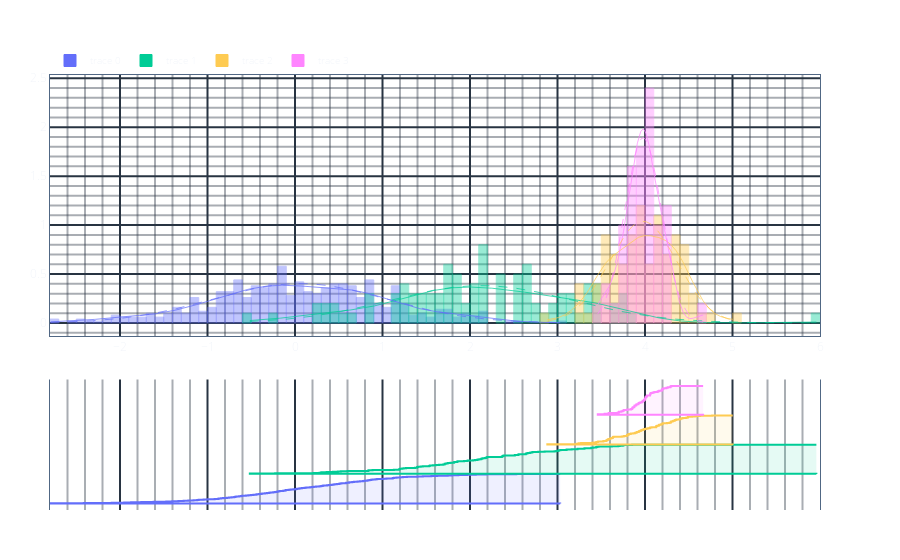

The code cell stored with this chart in its notebook:
### Code cell
import numpy as np

from mayutils.visualisation.graphs.plotly.charts import Plot
from mayutils.visualisation.graphs.plotly.traces import Ecdf

Plot.from_traces(
    go.Histogram(
        x=np.random.normal(size=500),
        nbinsx=100,
        bingroup=1,
        legendgroup="a",
        # marker=dict(color="blue"),
        # marker=dict(line_color='currentColor'),
    ),
    go.Histogram(
        x=np.random.normal(loc=2, size=100),
        bingroup=1,
        # legendgroup="b",
    ),
    go.Histogram(
        x=np.random.normal(loc=4, scale=0.4, size=100),
        bingroup=1,
        # legendgroup="b",
    ),
    go.Histogram(
        x=np.random.normal(loc=4, scale=0.2, size=50),
        bingroup=1,
        # legendgroup="b",
    ),
    description="",
).add_defaults().add_rug(rug_type="ecdf").add_histogram_gaussians().show()

### Figure 1 — Plotly figure (JSON) as saved in the notebook; plotly's stock layout.template omitted (floating-point values rounded to 4 significant figures; data arrays with more than 128 entries replaced by an {"elided": "..."} marker saying what was removed)
{"data": [{"bingroup": "1", "legendgroup": "a", "marker": {"line": {"color": "#636efa"}}, "nbinsx": 100, "type": "histogram", "x": {"elided": "500 float values"}, "yaxis": "y"}, {"bingroup": "1", "legendgroup": "1", "marker": {"line": {"color": "#00cc96"}}, "type": "histogram", "x": [0.2806, 2.057, 1.2, 1.708, 1.741, 2.189, 1.436, 2.09, 1.399, 2.556, 3.694, 2.197, 2.17, 0.836, 2.693, 1.242, 1.191, 2.557, 2.181, 3.107, 3.443, 1.46, 2.128, 3.76, 2.967, 2.713, 3.306, 1.395, 2.637, 3.409, 3.621, 1.194, 1.748, 2.383, 1.711, 1.608, 2.684, 1.647, 0.2121, 2.362, 1.576, 1.268, 0.4343, 3.014, -0.2271, 0.3007, 1.724, 3.229, 3.31, 0.845, 1.822, 0.4895, 3.011, 0.5234, 1.857, 3.033, 1.778, 3.47, 1.13, 2.369, 2.853, 1.86, 3.386, 2.548, 0.3626, 5.959, 2.649, 2.107, 0.6012, 2.082, 1.54, 2.644, 2.372, 3.853, 2.142, 2.514, 2.372, 1.852, 1.817, 3.101, 2.78, 1.371, 0.8866, 1.933, 3.161, 1.972, 3.746, 1.225, 2.142, -0.5163, 1.404, 1.691, 2.511, 3.711, 2.035, 3.454, 2.662, 2.986, 1.534, 3.385], "yaxis": "y"}, {"bingroup": "1", "legendgroup": "2", "marker": {"line": {"color": "#FECB52"}}, "type": "histogram", "x": [3.571, 4.198, 3.619, 3.793, 3.415, 3.793, 4.14, 3.972, 3.461, 4.588, 4.135, 4.403, 4.314, 3.734, 3.222, 3.634, 4.49, 3.579, 4.326, 3.755, 4.157, 3.27, 4.467, 3.984, 4.354, 4.076, 4.319, 3.959, 4.297, 3.396, 3.568, 4.29, 3.984, 3.908, 3.928, 4.201, 3.763, 4.204, 3.634, 3.837, 4.394, 4.429, 3.561, 4.335, 3.584, 4.293, 3.24, 3.553, 3.796, 3.933, 4.569, 4.362, 4.63, 4.483, 3.887, 3.893, 4.428, 4.016, 3.937, 3.466, 3.957, 2.884, 3.818, 3.608, 4.277, 3.809, 3.868, 4.539, 3.58, 4.127, 3.242, 4.036, 4.164, 4.344, 3.641, 4.128, 4.127, 3.992, 4.06, 4.185, 4.159, 3.602, 3.522, 5.002, 4.768, 3.443, 4.18, 4.251, 4.301, 4.056, 3.629, 3.927, 3.804, 4.054, 3.893, 3.947, 4.407, 4.492, 3.528, 3.816], "yaxis": "y"}, {"bingroup": "1", "legendgroup": "3", "marker": {"line": {"color": "#FF85FF"}}, "type": "histogram", "x": [3.842, 4.245, 3.988, 4.29, 3.904, 4.005, 3.73, 4.261, 3.927, 3.703, 3.882, 3.539, 3.994, 4.022, 4.058, 4.3, 3.94, 4.161, 4.062, 3.961, 3.585, 4.19, 3.899, 4.004, 3.746, 4.057, 4.022, 4.006, 3.973, 4.21, 4.193, 4.145, 4.664, 3.88, 3.924, 3.797, 4.087, 3.863, 3.46, 3.757, 4.014, 4.202, 3.689, 3.878, 3.972, 3.854, 4.106, 4.001, 4.064, 3.855], "yaxis": "y"}, {"legendgroup": "a", "line": {"color": "#636efa", "width": 0.8}, "meta": "line", "mode": "lines", "name": "trace 0 KDE", "opacity": 0.9, "showlegend": false, "text": {"elided": "500 str values"}, "textfont": {"color": "#636efa"}, "type": "scatter", "x": {"elided": "500 float values"}, "y": {"elided": "500 float values"}, "yaxis": "y"}, {"legendgroup": "1", "line": {"color": "#00cc96", "width": 0.8}, "meta": "line", "mode": "lines", "name": "trace 1 KDE", "opacity": 0.9, "showlegend": false, "text": {"elided": "500 str values"}, "textfont": {"color": "#00cc96"}, "type": "scatter", "x": {"elided": "500 float values"}, "y": {"elided": "500 float values"}, "yaxis": "y"}, {"legendgroup": "2", "line": {"color": "#FECB52", "width": 0.8}, "meta": "line", "mode": "lines", "name": "trace 2 KDE", "opacity": 0.9, "showlegend": false, "text": {"elided": "500 str values"}, "textfont": {"color": "#FECB52"}, "type": "scatter", "x": {"elided": "500 float values"}, "y": {"elided": "500 float values"}, "yaxis": "y"}, {"legendgroup": "3", "line": {"color": "#FF85FF", "width": 0.8}, "meta": "line", "mode": "lines", "name": "trace 3 KDE", "opacity": 0.9, "showlegend": false, "text": {"elided": "500 str values"}, "textfont": {"color": "#FF85FF"}, "type": "scatter", "x": {"elided": "500 float values"}, "y": {"elided": "500 float values"}, "yaxis": "y"}, {"customdata": {"elided": "501 float values"}, "fill": "toself", "fillcolor": "rgba(99, 110, 250, 0.1)", "hovertemplate": "<b>%{fullData.name}</b><br>x: %{x}<br>y: %{customdata}<extra></extra>", "legendgroup": "a", "line": {"color": "#636efa", "shape": "vh"}, "meta": "ecdf", "mode": "lines", "name": "trace 0 Rug", "showlegend": false, "text": {"elided": "501 str values"}, "textfont": {"color": "#636efa"}, "type": "scatter", "x": {"elided": "501 float values"}, "xaxis": "x", "y": {"elided": "501 float values"}, "yaxis": "y2"}, {"customdata": [0, 0.01, 0.02, 0.03, 0.04, 0.05, 0.06, 0.07, 0.08, 0.09, 0.1, 0.11, 0.12, 0.13, 0.14, 0.15, 0.16, 0.17, 0.18, 0.19, 0.2, 0.21, 0.22, 0.23, 0.24, 0.25, 0.26, 0.27, 0.28, 0.29, 0.3, 0.31, 0.32, 0.33, 0.34, 0.35, 0.36, 0.37, 0.38, 0.39, 0.4, 0.41, 0.42, 0.43, 0.44, 0.45, 0.46, 0.47, 0.48, 0.49, 0.5, 0.51, 0.52, 0.53, 0.54, 0.55, 0.56, 0.57, 0.58, 0.59, 0.6, 0.61, 0.62, 0.63, 0.64, 0.65, 0.66, 0.67, 0.68, 0.69, 0.7, 0.71, 0.72, 0.73, 0.74, 0.75, 0.76, 0.77, 0.78, 0.79, 0.8, 0.81, 0.82, 0.83, 0.84, 0.85, 0.86, 0.87, 0.88, 0.89, 0.9, 0.91, 0.92, 0.93, 0.94, 0.95, 0.96, 0.97, 0.98, 0.99, 1], "fill": "toself", "fillcolor": "rgba(0, 204, 150, 0.1)", "hovertemplate": "<b>%{fullData.name}</b><br>x: %{x}<br>y: %{customdata}<extra></extra>", "legendgroup": "1", "line": {"color": "#00cc96", "shape": "vh"}, "meta": "ecdf", "mode": "lines", "name": "trace 1 Rug", "showlegend": false, "text": ["", "", "", "", "", "", "", "", "", "", "", "", "", "", "", "", "", "", "", "", "", "", "", "", "", "", "", "", "", "", "", "", "", "", "", "", "", "", "", "", "", "", "", "", "", "", "", "", "", "", "", "", "", "", "", "", "", "", "", "", "", "", "", "", "", "", "", "", "", "", "", "", "", "", "", "", "", "", "", "", "", "", "", "", "", "", "", "", "", "", "", "", "", "", "", "", "", "", "", "", ""], "textfont": {"color": "#00cc96"}, "type": "scatter", "x": [5.959, -0.5163, -0.2271, 0.2121, 0.2806, 0.3007, 0.3626, 0.4343, 0.4895, 0.5234, 0.6012, 0.836, 0.845, 0.8866, 1.13, 1.191, 1.194, 1.2, 1.225, 1.242, 1.268, 1.371, 1.395, 1.399, 1.404, 1.436, 1.46, 1.534, 1.54, 1.576, 1.608, 1.647, 1.691, 1.708, 1.711, 1.724, 1.741, 1.748, 1.778, 1.817, 1.822, 1.852, 1.857, 1.86, 1.933, 1.972, 2.035, 2.057, 2.082, 2.09, 2.107, 2.128, 2.142, 2.142, 2.17, 2.181, 2.189, 2.197, 2.362, 2.369, 2.372, 2.372, 2.383, 2.511, 2.514, 2.548, 2.556, 2.557, 2.637, 2.644, 2.649, 2.662, 2.684, 2.693, 2.713, 2.78, 2.853, 2.967, 2.986, 3.011, 3.014, 3.033, 3.101, 3.107, 3.161, 3.229, 3.306, 3.31, 3.385, 3.386, 3.409, 3.443, 3.454, 3.47, 3.621, 3.694, 3.711, 3.746, 3.76, 3.853, 5.959], "xaxis": "x", "y": [2, 2.01, 2.02, 2.03, 2.04, 2.05, 2.06, 2.07, 2.08, 2.09, 2.1, 2.11, 2.12, 2.13, 2.14, 2.15, 2.16, 2.17, 2.18, 2.19, 2.2, 2.21, 2.22, 2.23, 2.24, 2.25, 2.26, 2.27, 2.28, 2.29, 2.3, 2.31, 2.32, 2.33, 2.34, 2.35, 2.36, 2.37, 2.38, 2.39, 2.4, 2.41, 2.42, 2.43, 2.44, 2.45, 2.46, 2.47, 2.48, 2.49, 2.5, 2.51, 2.52, 2.53, 2.54, 2.55, 2.56, 2.57, 2.58, 2.59, 2.6, 2.61, 2.62, 2.63, 2.64, 2.65, 2.66, 2.67, 2.68, 2.69, 2.7, 2.71, 2.72, 2.73, 2.74, 2.75, 2.76, 2.77, 2.78, 2.79, 2.8, 2.81, 2.82, 2.83, 2.84, 2.85, 2.86, 2.87, 2.88, 2.89, 2.9, 2.91, 2.92, 2.93, 2.94, 2.95, 2.96, 2.97, 2.98, 2.99, 3], "yaxis": "y2"}, {"customdata": [0, 0.01, 0.02, 0.03, 0.04, 0.05, 0.06, 0.07, 0.08, 0.09, 0.1, 0.11, 0.12, 0.13, 0.14, 0.15, 0.16, 0.17, 0.18, 0.19, 0.2, 0.21, 0.22, 0.23, 0.24, 0.25, 0.26, 0.27, 0.28, 0.29, 0.3, 0.31, 0.32, 0.33, 0.34, 0.35, 0.36, 0.37, 0.38, 0.39, 0.4, 0.41, 0.42, 0.43, 0.44, 0.45, 0.46, 0.47, 0.48, 0.49, 0.5, 0.51, 0.52, 0.53, 0.54, 0.55, 0.56, 0.57, 0.58, 0.59, 0.6, 0.61, 0.62, 0.63, 0.64, 0.65, 0.66, 0.67, 0.68, 0.69, 0.7, 0.71, 0.72, 0.73, 0.74, 0.75, 0.76, 0.77, 0.78, 0.79, 0.8, 0.81, 0.82, 0.83, 0.84, 0.85, 0.86, 0.87, 0.88, 0.89, 0.9, 0.91, 0.92, 0.93, 0.94, 0.95, 0.96, 0.97, 0.98, 0.99, 1], "fill": "toself", "fillcolor": "rgba(254, 203, 82, 0.1)", "hovertemplate": "<b>%{fullData.name}</b><br>x: %{x}<br>y: %{customdata}<extra></extra>", "legendgroup": "2", "line": {"color": "#FECB52", "shape": "vh"}, "meta": "ecdf", "mode": "lines", "name": "trace 2 Rug", "showlegend": false, "text": ["", "", "", "", "", "", "", "", "", "", "", "", "", "", "", "", "", "", "", "", "", "", "", "", "", "", "", "", "", "", "", "", "", "", "", "", "", "", "", "", "", "", "", "", "", "", "", "", "", "", "", "", "", "", "", "", "", "", "", "", "", "", "", "", "", "", "", "", "", "", "", "", "", "", "", "", "", "", "", "", "", "", "", "", "", "", "", "", "", "", "", "", "", "", "", "", "", "", "", "", ""], "textfont": {"color": "#FECB52"}, "type": "scatter", "x": [5.002, 2.884, 3.222, 3.24, 3.242, 3.27, 3.396, 3.415, 3.443, 3.461, 3.466, 3.522, 3.528, 3.553, 3.561, 3.568, 3.571, 3.579, 3.58, 3.584, 3.602, 3.608, 3.619, 3.629, 3.634, 3.634, 3.641, 3.734, 3.755, 3.763, 3.793, 3.793, 3.796, 3.804, 3.809, 3.816, 3.818, 3.837, 3.868, 3.887, 3.893, 3.893, 3.908, 3.927, 3.928, 3.933, 3.937, 3.947, 3.957, 3.959, 3.972, 3.984, 3.984, 3.992, 4.016, 4.036, 4.054, 4.056, 4.06, 4.076, 4.127, 4.127, 4.128, 4.135, 4.14, 4.157, 4.159, 4.164, 4.18, 4.185, 4.198, 4.201, 4.204, 4.251, 4.277, 4.29, 4.293, 4.297, 4.301, 4.314, 4.319, 4.326, 4.335, 4.344, 4.354, 4.362, 4.394, 4.403, 4.407, 4.428, 4.429, 4.467, 4.483, 4.49, 4.492, 4.539, 4.569, 4.588, 4.63, 4.768, 5.002], "xaxis": "x", "y": [3, 3.01, 3.02, 3.03, 3.04, 3.05, 3.06, 3.07, 3.08, 3.09, 3.1, 3.11, 3.12, 3.13, 3.14, 3.15, 3.16, 3.17, 3.18, 3.19, 3.2, 3.21, 3.22, 3.23, 3.24, 3.25, 3.26, 3.27, 3.28, 3.29, 3.3, 3.31, 3.32, 3.33, 3.34, 3.35, 3.36, 3.37, 3.38, 3.39, 3.4, 3.41, 3.42, 3.43, 3.44, 3.45, 3.46, 3.47, 3.48, 3.49, 3.5, 3.51, 3.52, 3.53, 3.54, 3.55, 3.56, 3.57, 3.58, 3.59, 3.6, 3.61, 3.62, 3.63, 3.64, 3.65, 3.66, 3.67, 3.68, 3.69, 3.7, 3.71, 3.72, 3.73, 3.74, 3.75, 3.76, 3.77, 3.78, 3.79, 3.8, 3.81, 3.82, 3.83, 3.84, 3.85, 3.86, 3.87, 3.88, 3.89, 3.9, 3.91, 3.92, 3.93, 3.94, 3.95, 3.96, 3.97, 3.98, 3.99, 4], "yaxis": "y2"}, {"customdata": [0, 0.02, 0.04, 0.06, 0.08, 0.1, 0.12, 0.14, 0.16, 0.18, 0.2, 0.22, 0.24, 0.26, 0.28, 0.3, 0.32, 0.34, 0.36, 0.38, 0.4, 0.42, 0.44, 0.46, 0.48, 0.5, 0.52, 0.54, 0.56, 0.58, 0.6, 0.62, 0.64, 0.66, 0.68, 0.7, 0.72, 0.74, 0.76, 0.78, 0.8, 0.82, 0.84, 0.86, 0.88, 0.9, 0.92, 0.94, 0.96, 0.98, 1], "fill": "toself", "fillcolor": "rgba(255, 133, 255, 0.1)", "hovertemplate": "<b>%{fullData.name}</b><br>x: %{x}<br>y: %{customdata}<extra></extra>", "legendgroup": "3", "line": {"color": "#FF85FF", "shape": "vh"}, "meta": "ecdf", "mode": "lines", "name": "trace 3 Rug", "showlegend": false, "text": ["", "", "", "", "", "", "", "", "", "", "", "", "", "", "", "", "", "", "", "", "", "", "", "", "", "", "", "", "", "", "", "", "", "", "", "", "", "", "", "", "", "", "", "", "", "", "", "", "", "", ""], "textfont": {"color": "#FF85FF"}, "type": "scatter", "x": [4.664, 3.46, 3.539, 3.585, 3.689, 3.703, 3.73, 3.746, 3.757, 3.797, 3.842, 3.854, 3.855, 3.863, 3.878, 3.88, 3.882, 3.899, 3.904, 3.924, 3.927, 3.94, 3.961, 3.972, 3.973, 3.988, 3.994, 4.001, 4.004, 4.005, 4.006, 4.014, 4.022, 4.022, 4.057, 4.058, 4.062, 4.064, 4.087, 4.106, 4.145, 4.161, 4.19, 4.193, 4.202, 4.21, 4.245, 4.261, 4.29, 4.3, 4.664], "xaxis": "x", "y": [4, 4.02, 4.04, 4.06, 4.08, 4.1, 4.12, 4.14, 4.16, 4.18, 4.2, 4.22, 4.24, 4.26, 4.28, 4.3, 4.32, 4.34, 4.36, 4.38, 4.4, 4.42, 4.44, 4.46, 4.48, 4.5, 4.52, 4.54, 4.56, 4.58, 4.6, 4.62, 4.64, 4.66, 4.68, 4.7, 4.72, 4.74, 4.76, 4.78, 4.8, 4.82, 4.84, 4.86, 4.88, 4.9, 4.92, 4.94, 4.96, 4.98, 5], "yaxis": "y2"}, {"legendgroup": "a", "line": {"color": "#636efa", "dash": "dash", "width": 0.8}, "meta": "line", "mode": "lines", "name": "trace 0 Gaussian", "opacity": 0.9, "showlegend": false, "text": {"elided": "500 str values"}, "textfont": {"color": "#636efa"}, "type": "scatter", "x": {"elided": "500 float values"}, "y": {"elided": "500 float values"}, "yaxis": "y"}, {"legendgroup": "1", "line": {"color": "#00cc96", "dash": "dash", "width": 0.8}, "meta": "line", "mode": "lines", "name": "trace 1 Gaussian", "opacity": 0.9, "showlegend": false, "text": {"elided": "500 str values"}, "textfont": {"color": "#00cc96"}, "type": "scatter", "x": {"elided": "500 float values"}, "y": {"elided": "500 float values"}, "yaxis": "y"}, {"legendgroup": "2", "line": {"color": "#FECB52", "dash": "dash", "width": 0.8}, "meta": "line", "mode": "lines", "name": "trace 2 Gaussian", "opacity": 0.9, "showlegend": false, "text": {"elided": "500 str values"}, "textfont": {"color": "#FECB52"}, "type": "scatter", "x": {"elided": "500 float values"}, "y": {"elided": "500 float values"}, "yaxis": "y"}, {"legendgroup": "3", "line": {"color": "#FF85FF", "dash": "dash", "width": 0.8}, "meta": "line", "mode": "lines", "name": "trace 3 Gaussian", "opacity": 0.9, "showlegend": false, "text": {"elided": "500 str values"}, "textfont": {"color": "#FF85FF"}, "type": "scatter", "x": {"elided": "500 float values"}, "y": {"elided": "500 float values"}, "yaxis": "y"}], "layout": {"coloraxis99": {"colorbar": {"title": {"text": "Density"}}, "colorscale": [[0, "rgba(255, 0, 0, 0.0)"], [0.1, "rgba(255, 0, 0, 0.1)"], [0.2, "rgba(255, 0, 0, 0.2)"], [0.5, "rgba(255, 0, 0, 0.5)"], [1, "rgba(255, 0, 0, 1.0)"]]}, "updatemenus": [{"buttons": [{}]}], "yaxis": {"domain": [0.4, 1]}, "yaxis2": {"anchor": "x", "domain": [0, 0.3], "dtick": 1, "fixedrange": true, "minor": {"showgrid": false}, "showgrid": false, "showline": true, "showticklabels": false}}}
